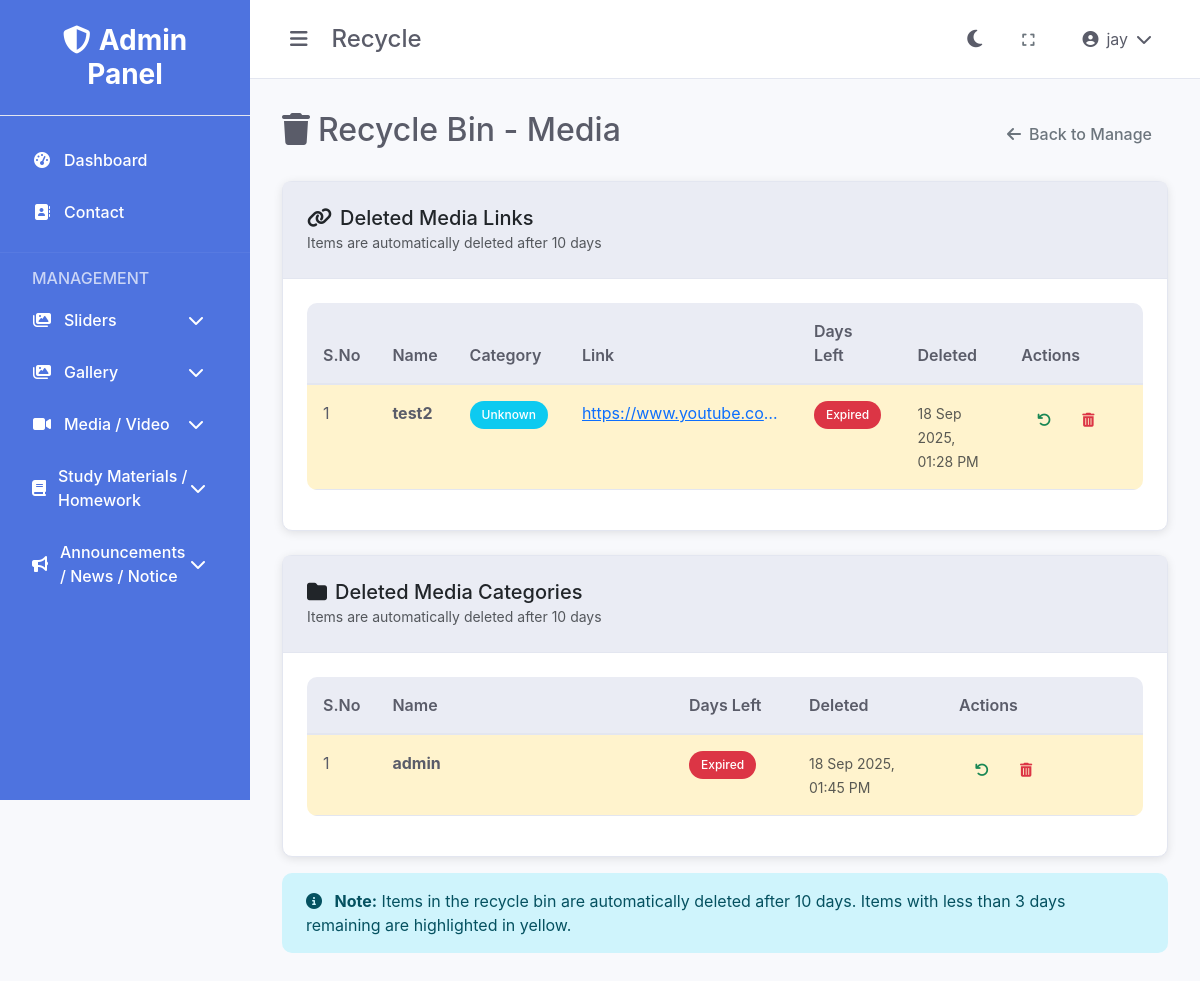
The page /media/recycle.php (signed in) on the database its author committed.
### tables this page shows
CREATE TABLE IF NOT EXISTS `media_links_recycle` (
  `id` int(11) NOT NULL AUTO_INCREMENT,
  `original_id` int(11) DEFAULT NULL,
  `category_id` int(11) DEFAULT NULL,
  `name` varchar(255) NOT NULL,
  `link_url` text NOT NULL,
  `deleted_at` timestamp NOT NULL DEFAULT current_timestamp(),
  `deleted_by` int(11) DEFAULT NULL,
  PRIMARY KEY (`id`),
  KEY `deleted_by` (`deleted_by`)
);

CREATE TABLE IF NOT EXISTS `media_categories_recycle` (
  `id` int(11) NOT NULL AUTO_INCREMENT,
  `original_id` int(11) DEFAULT NULL,
  `name` varchar(255) NOT NULL,
  `deleted_at` timestamp NOT NULL DEFAULT current_timestamp(),
  `deleted_by` int(11) DEFAULT NULL,
  PRIMARY KEY (`id`),
  KEY `deleted_by` (`deleted_by`)
);

### includes/functions.php (called while the page is built, shortened)
<?php
function getBaseUrl() {
    $protocol = isset($_SERVER['HTTPS']) && $_SERVER['HTTPS'] === 'on' ? 'https' : 'http';
    $host = $_SERVER['HTTP_HOST'];
    $scriptPath = $_SERVER['SCRIPT_NAME'];
    $adminPanelPos = strpos($scriptPath, '/control-dashboard');
    if ($adminPanelPos !== false) {
        $basePath = substr($scriptPath, 0, $adminPanelPos + strlen('/control-dashboard'));
        $path = substr($basePath, 0, $adminPanelPos);
    } else {
        $path = '';
    }
    return $protocol . '://' . $host . $path;
}
function getAssetUrl($path = '') {
    $baseUrl = getBaseUrl();
    $adminPath = '/control-dashboard';
    $path = ltrim($path, '/');
    return $baseUrl . $adminPath . '/assets/' . $path;
}
function formatDate($date) {
    return date('d M Y, h:i A', strtotime($date));
}
?>

### media/recycle.php (the view, shortened to what this page needs)
<?php
require_once '../config/database.php';
require_once '../includes/functions.php';
$links_sql = "SELECT mlr.*, mcr.name as category_name, DATEDIFF(NOW(), mlr.deleted_at) as days_in_bin
              FROM media_links_recycle mlr
              LEFT JOIN media_categories_recycle mcr ON mlr.category_id = mcr.id
              ORDER BY mlr.deleted_at DESC";
$links_result = $conn->query($links_sql);
if ($links_result === false) {
    $error = "Failed to fetch recycled links: " . $conn->error;
    $recycled_links = [];
} else {
    $recycled_links = $links_result->fetch_all(MYSQLI_ASSOC);
}
$categories_sql = "SELECT *, DATEDIFF(NOW(), deleted_at) as days_in_bin FROM media_categories_recycle ORDER BY deleted_at DESC";
$categories_result = $conn->query($categories_sql);
$recycled_categories = $categories_result->fetch_all(MYSQLI_ASSOC);
?>
<!DOCTYPE html>
<html lang="en">
<head>
    <link href="https://cdn.jsdelivr.net/npm/bootstrap@5.3.0/dist/css/bootstrap.min.css" rel="stylesheet">
    <link href="https://cdnjs.cloudflare.com/ajax/libs/font-awesome/6.4.0/css/all.min.css" rel="stylesheet">
    <link href="<?php echo getAssetUrl('css/style.css'); ?>" rel="stylesheet">
</head>
<body data-theme="light">
    <div class="admin-layout">
        <?php include $_SERVER['DOCUMENT_ROOT'] . '/mip310/control-dashboard/includes/sidebar.php'; ?>
        <div class="main-content">
            <?php include $_SERVER['DOCUMENT_ROOT'] . '/mip310/control-dashboard/includes/header.php'; ?>
            <div class="content">
                <div class="d-flex justify-content-between align-items-center mb-4">
                    <h2><i class="fas fa-trash me-2"></i>Recycle Bin - Media</h2>
                    <a href="manage-links.php" class="btn btn-outline-secondary">
                        <i class="fas fa-arrow-left me-2"></i>Back to Manage
                    </a>
                </div>
                <div class="card mb-4">
                    <div class="card-header">
                        <h5 class="mb-0"><i class="fas fa-link me-2"></i>Deleted Media Links</h5>
                        <small class="text-muted">Items are automatically deleted after 10 days</small>
                    </div>
                    <div class="card-body">
                        <?php if (empty($recycled_links)): ?>
                            <div class="text-center py-3">
                                <i class="fas fa-link fa-2x text-muted mb-2"></i>
                                <p class="text-muted mb-0">No deleted media links found.</p>
                            </div>
                        <?php else: ?>
                            <div class="table-responsive">
                                <table class="table table-hover">
                                    <thead>
                                        <tr>
                                            <th width="50">S.No</th>
                                            <th>Name</th>
                                            <th width="120">Category</th>
                                            <th>Link</th>
                                            <th width="120">Days Left</th>
                                            <th width="150">Deleted</th>
                                            <th width="200">Actions</th>
                                        </tr>
                                    </thead>
                                    <tbody>
                                        <?php foreach ($recycled_links as $index => $link): ?>
                                            <tr class="<?php echo $link['days_in_bin'] >= 7 ? 'table-warning' : ''; ?>">
                                                <td><?php echo $index + 1; ?></td>
                                                <td>
                                                    <strong><?php echo htmlspecialchars($link['name']); ?></strong>
                                                </td>
                                                <td>
                                                    <span class="badge bg-info"><?php echo htmlspecialchars($link['category_name'] ?: 'Unknown'); ?></span>
                                                </td>
                                                <td>
                                                    <a href="<?php echo htmlspecialchars($link['link_url']); ?>"
                                                       target="_blank" class="text-truncate d-inline-block"
                                                       style="max-width: 200px;" title="<?php echo htmlspecialchars($link['link_url']); ?>">
                                                        <?php echo htmlspecialchars($link['link_url']); ?>
                                                    </a>
                                                </td>
                                                <td>
                                                    <?php
                                                    $days_left = 10 - $link['days_in_bin'];
                                                    if ($days_left <= 0): ?>
                                                        <span class="badge bg-danger">Expired</span>
                                                    <?php elseif ($days_left <= 3): ?>
                                                        <span class="badge bg-warning"><?php echo $days_left; ?> days</span>
                                                    <?php else: ?>
                                                        <span class="badge bg-success"><?php echo $days_left; ?> days</span>
                                                    <?php endif; ?>
                                                </td>
                                                <td>
                                                    <small class="text-muted">
                                                        <?php echo formatDate($link['deleted_at']); ?>
                                                    </small>
                                                </td>
                                                <td>
                                                    <div class="btn-group" role="group">
                                                        <a href="?restore_link=<?php echo $link['id']; ?>"
                                                           class="btn btn-sm btn-outline-success"
                                                           title="Restore"
                                                           onclick="return confirm('Are you sure you want to restore this link?')">
                                                            <i class="fas fa-undo"></i>
                                                        </a>
                                                        <a href="?delete_link=<?php echo $link['id']; ?>"
                                                           class="btn btn-sm btn-outline-danger"
                                                           title="Permanently Delete"
                                                           onclick="return confirm('Are you sure you want to permanently delete this link? This action cannot be undone.')">
                                                            <i class="fas fa-trash-alt"></i>
                                                        </a>
                                                    </div>
                                                </td>
                                            </tr>
                                        <?php endforeach; ?>
                                    </tbody>
                                </table>
                            </div>
                        <?php endif; ?>
                    </div>
                </div>
                <div class="card">
                    <div class="card-header">
                        <h5 class="mb-0"><i class="fas fa-folder me-2"></i>Deleted Media Categories</h5>
                        <small class="text-muted">Items are automatically deleted after 10 days</small>
                    </div>
                    <div class="card-body">
                        <?php if (empty($recycled_categories)): ?>
                            <div class="text-center py-3">
                                <i class="fas fa-folder fa-2x text-muted mb-2"></i>
                                <p class="text-muted mb-0">No deleted media categories found.</p>
                            </div>
                        <?php else: ?>
                            <div class="table-responsive">
                                <table class="table table-hover">
                                    <thead>
                                        <tr>
                                            <th width="50">S.No</th>
                                            <th>Name</th>
                                            <th width="120">Days Left</th>
                                            <th width="150">Deleted</th>
                                            <th width="200">Actions</th>
                                        </tr>
                                    </thead>
                                    <tbody>
                                        <?php foreach ($recycled_categories as $index => $category): ?>
                                            <tr class="<?php echo $category['days_in_bin'] >= 7 ? 'table-warning' : ''; ?>">
                                                <td><?php echo $index + 1; ?></td>
                                                <td>
                                                    <strong><?php echo htmlspecialchars($category['name']); ?></strong>
                                                </td>
                                                <td>
                                                    <?php
                                                    $days_left = 10 - $category['days_in_bin'];
                                                    if ($days_left <= 0): ?>
                                                        <span class="badge bg-danger">Expired</span>
                                                    <?php elseif ($days_left <= 3): ?>
                                                        <span class="badge bg-warning"><?php echo $days_left; ?> days</span>
                                                    <?php else: ?>
                                                        <span class="badge bg-success"><?php echo $days_left; ?> days</span>
                                                    <?php endif; ?>
                                                </td>
                                                <td>
                                                    <small class="text-muted">
                                                        <?php echo formatDate($category['deleted_at']); ?>
                                                    </small>
                                                </td>
                                                <td>
                                                    <div class="btn-group" role="group">
                                                        <a href="?restore_category=<?php echo $category['id']; ?>"
                                                           class="btn btn-sm btn-outline-success"
                                                           title="Restore"
                                                           onclick="return confirm('Are you sure you want to restore this category?')">
                                                            <i class="fas fa-undo"></i>
                                                        </a>
                                                        <a href="?delete_category=<?php echo $category['id']; ?>"
                                                           class="btn btn-sm btn-outline-danger"
                                                           title="Permanently Delete"
                                                           onclick="return confirm('Are you sure you want to permanently delete this category? This action cannot be undone.')">
                                                            <i class="fas fa-trash-alt"></i>
                                                        </a>
                                                    </div>
                                                </td>
                                            </tr>
                                        <?php endforeach; ?>
                                    </tbody>
                                </table>
                            </div>
                        <?php endif; ?>
                    </div>
                </div>
                <div class="mt-3">
                    <div class="alert alert-info">
                        <i class="fas fa-info-circle me-2"></i>
                        <strong>Note:</strong> Items in the recycle bin are automatically deleted after 10 days.
                        Items with less than 3 days remaining are highlighted in yellow.
                    </div>
                </div>
            </div>
        </div>
    </div>
</body>
</html>

### rows shown on the page
media_links_recycle: name "test2", category_name "Unknown", link_url "https://www.youtube.co…", deleted_at "18 Sep 2025, 01:28 PM"
media_categories_recycle: name "admin", deleted_at "18 Sep 2025, 01:45 PM"

### other values the page prints
basename($_SERVER['PHP_SELF'], '.php') "Recycle"
$_SESSION['full_name'] "jay"
